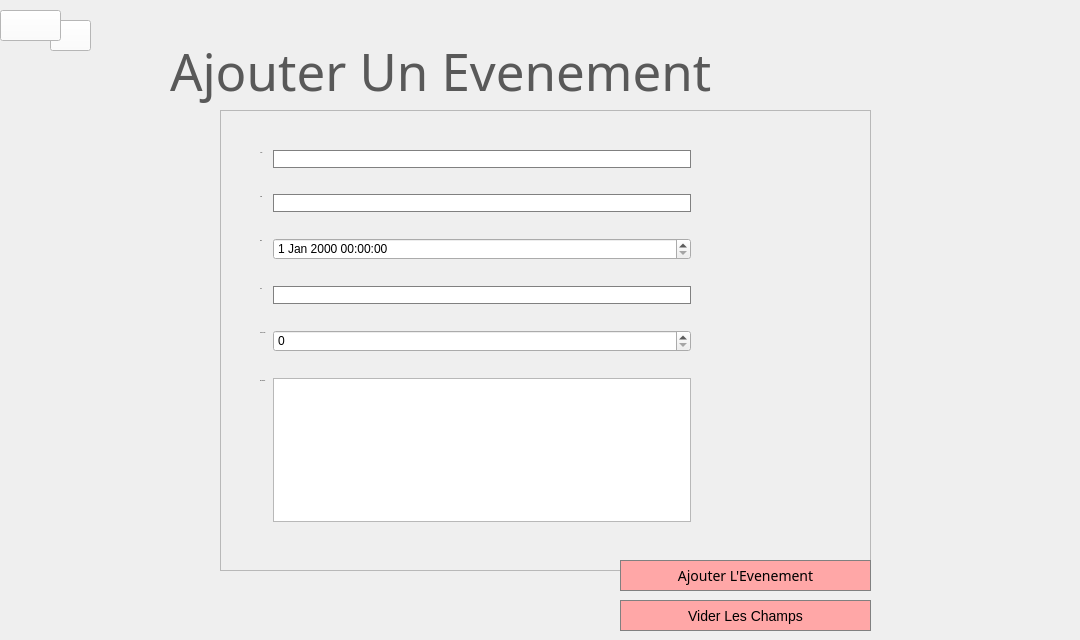
      <widget class="QWidget" name="tab_8">
       <attribute name="title">
        <string>Ajouter Un Evenement</string>
       </attribute>
       <widget class="QPushButton" name="Ajouter_event">
        <property name="enabled">
         <bool>true</bool>
        </property>
        <property name="geometry">
         <rect>
          <x>620</x>
          <y>560</y>
          <width>251</width>
          <height>31</height>
         </rect>
        </property>
        <property name="font">
         <font>
          <family>Century Gothic</family>
          <pointsize>12</pointsize>
          <weight>50</weight>
          <italic>false</italic>
          <bold>false</bold>
          <underline>false</underline>
         </font>
        </property>
        <property name="styleSheet">
         <string notr="true">QPushButton { 
background-color:	rgb(255, 167, 167);
font-size: 14px;
	font: 12pt &quot;Century Gothic&quot;;
border: 1px solid grey;
 }




</string>
        </property>
        <property name="text">
         <string>Ajouter L'Evenement</string>
        </property>
       </widget>
       <widget class="QLabel" name="label_40">
        <property name="geometry">
         <rect>
          <x>170</x>
          <y>30</y>
          <width>901</width>
          <height>81</height>
         </rect>
        </property>
        <property name="font">
         <font>
          <family>Century Gothic</family>
          <pointsize>38</pointsize>
          <weight>9</weight>
          <italic>false</italic>
          <bold>false</bold>
         </font>
        </property>
        <property name="styleSheet">
         <string notr="true">color:rgb(89, 89, 89);
font: 75 38pt &quot;Century Gothic&quot;;</string>
        </property>
        <property name="text">
         <string>Ajouter Un Evenement</string>
        </property>
       </widget>
       <widget class="QPushButton" name="Ajouter_Event_HOME">
        <property name="geometry">
         <rect>
          <x>0</x>
          <y>10</y>
          <width>61</width>
          <height>31</height>
         </rect>
        </property>
        <property name="styleSheet">
         <string notr="true">background-color:white;</string>
        </property>
        <property name="text">
         <string/>
        </property>
        <property name="icon">
         <iconset resource="ressources.qrc">
          <normaloff>:/icons/icons/accueil.png</normaloff>:/icons/icons/accueil.png</iconset>
        </property>
        <property name="iconSize">
         <size>
          <width>30</width>
          <height>30</height>
         </size>
        </property>
       </widget>
       <widget class="QPushButton" name="pushButton_15">
        <property name="geometry">
         <rect>
          <x>50</x>
          <y>20</y>
          <width>41</width>
          <height>31</height>
         </rect>
        </property>
        <property name="styleSheet">
         <string notr="true">background-color:white;</string>
        </property>
        <property name="text">
         <string/>
        </property>
        <property name="icon">
         <iconset resource="ressources.qrc">
          <normaloff>:/icons/icons/parametres.png</normaloff>:/icons/icons/parametres.png</iconset>
        </property>
        <property name="iconSize">
         <size>
          <width>25</width>
          <height>25</height>
         </size>
        </property>
       </widget>
       <widget class="QPushButton" name="Bouton_Vider_Champs_Page1">
        <property name="geometry">
         <rect>
          <x>620</x>
          <y>600</y>
          <width>251</width>
          <height>31</height>
         </rect>
        </property>
        <property name="styleSheet">
         <string notr="true">QPushButton { 
background-color:	rgb(255, 167, 167);
font-size: 14px;
	font: 12pt &quot;Century Gothic&quot;;
border: 1px solid grey;
 }





</string>
        </property>
        <property name="text">
         <string>Vider Les Champs</string>
        </property>
       </widget>
       <widget class="QFrame" name="frame_4">
        <property name="geometry">
         <rect>
          <x>220</x>
          <y>110</y>
          <width>651</width>
          <height>461</height>
         </rect>
        </property>
        <property name="styleSheet">
         <string notr="true">QLineEdit {  
border: 0.5px solid grey;
background-color:white;
}</string>
        </property>
        <property name="frameShape">
         <enum>QFrame::StyledPanel</enum>
        </property>
        <property name="frameShadow">
         <enum>QFrame::Raised</enum>
        </property>
        <widget class="QWidget" name="formLayoutWidget_3">
         <property name="geometry">
          <rect>
           <x>40</x>
           <y>40</y>
           <width>431</width>
           <height>392</height>
          </rect>
         </property>
         <layout class="QFormLayout" name="formLayout_4">
          <item row="1" column="0">
           <widget class="QLabel" name="label_41">
            <property name="font">
             <font>
              <family>Century Gothic</family>
              <pointsize>-1</pointsize>
             </font>
            </property>
            <property name="styleSheet">
             <string notr="true">label
{
font-size:15px;

}</string>
            </property>
            <property name="text">
             <string>Nom</string>
            </property>
           </widget>
          </item>
          <item row="1" column="1">
           <widget class="QLineEdit" name="Nom_4">
            <property name="styleSheet">
             <string notr="true">QLineEdit
{
border-radius:15px;
background-color:white;
}</string>
            </property>
           </widget>
          </item>
          <item row="2" column="1">
           <widget class="QLabel" name="erreur_nom">
            <property name="styleSheet">
             <string notr="true">color:red;
font: 6pt &quot;Century Gothic&quot;;
</string>
            </property>
            <property name="text">
             <string/>
            </property>
           </widget>
          </item>
          <item row="3" column="0">
           <widget class="QLabel" name="label_45">
            <property name="font">
             <font>
              <family>Century Gothic</family>
              <pointsize>-1</pointsize>
             </font>
            </property>
            <property name="text">
             <string>Type</string>
            </property>
           </widget>
          </item>
          <item row="4" column="1">
           <widget class="QLabel" name="erreur_prenom">
            <property name="styleSheet">
             <string notr="true">color:red;
font: 6pt &quot;Century Gothic&quot;;
</string>
            </property>
            <property name="text">
             <string/>
            </property>
           </widget>
          </item>
          <item row="5" column="0">
           <widget class="QLabel" name="label_46">
            <property name="font">
             <font>
              <family>Century Gothic</family>
              <pointsize>-1</pointsize>
             </font>
            </property>
            <property name="text">
             <string>Date</string>
            </property>
           </widget>
          </item>
          <item row="7" column="0">
           <widget class="QLabel" name="label_47">
            <property name="font">
             <font>
              <family>Century Gothic</family>
              <pointsize>-1</pointsize>
             </font>
            </property>
            <property name="text">
             <string>Ville</string>
            </property>
           </widget>
          </item>
          <item row="7" column="1">
           <widget class="QLineEdit" name="Ville_4">
            <property name="styleSheet">
             <string notr="true">QLineEdit
{
border-radius:15px;
background-color:white;
}</string>
            </property>
           </widget>
          </item>
          <item row="9" column="0">
           <widget class="QLabel" name="label_48">
            <property name="font">
             <font>
              <family>Century Gothic</family>
              <pointsize>-1</pointsize>
             </font>
            </property>
            <property name="text">
             <string>Code Postal</string>
            </property>
           </widget>
          </item>
          <item row="9" column="1">
           <widget class="QSpinBox" name="Code_Postal_4">
            <property name="maximum">
             <number>9999</number>
            </property>
           </widget>
          </item>
          <item row="10" column="1">
           <widget class="QLabel" name="erreur_code">
            <property name="styleSheet">
             <string notr="true">color:red;
font: 6pt &quot;Century Gothic&quot;;
</string>
            </property>
            <property name="text">
             <string/>
            </property>
           </widget>
          </item>
          <item row="11" column="0">
           <widget class="QLabel" name="label_49">
            <property name="font">
             <font>
              <family>Century Gothic</family>
              <pointsize>-1</pointsize>
             </font>
            </property>
            <property name="text">
             <string>Description</string>
            </property>
           </widget>
          </item>
          <item row="11" column="1">
           <widget class="QTextEdit" name="Description_4"/>
          </item>
          <item row="6" column="1">
           <widget class="QLabel" name="erreur_date">
            <property name="styleSheet">
             <string notr="true">color:red;
font: 6pt &quot;Century Gothic&quot;;
</string>
            </property>
            <property name="text">
             <string/>
            </property>
           </widget>
          </item>
          <item row="8" column="1">
           <widget class="QLabel" name="erreur_ville">
            <property name="styleSheet">
             <string notr="true">color:red;
font: 6pt &quot;Century Gothic&quot;;
</string>
            </property>
            <property name="text">
             <string/>
            </property>
           </widget>
          </item>
          <item row="3" column="1">
           <widget class="QLineEdit" name="Type_4">
            <property name="styleSheet">
             <string notr="true">QLineEdit
{
border-radius:15px;
background-color:white;
}</string>
            </property>
           </widget>
          </item>
          <item row="12" column="1">
           <widget class="QLabel" name="erreur_description">
            <property name="styleSheet">
             <string notr="true">color:red;
font: 6pt &quot;Century Gothic&quot;;
</string>
            </property>
            <property name="text">
             <string/>
            </property>
           </widget>
          </item>
          <item row="5" column="1">
           <widget class="QDateTimeEdit" name="Date_4"/>
          </item>
         </layout>
        </widget>
       </widget>
       <zorder>label_40</zorder>
       <zorder>pushButton_15</zorder>
       <zorder>Ajouter_Event_HOME</zorder>
       <zorder>Bouton_Vider_Champs_Page1</zorder>
       <zorder>frame_4</zorder>
       <zorder>Ajouter_event</zorder>
      </widget>
